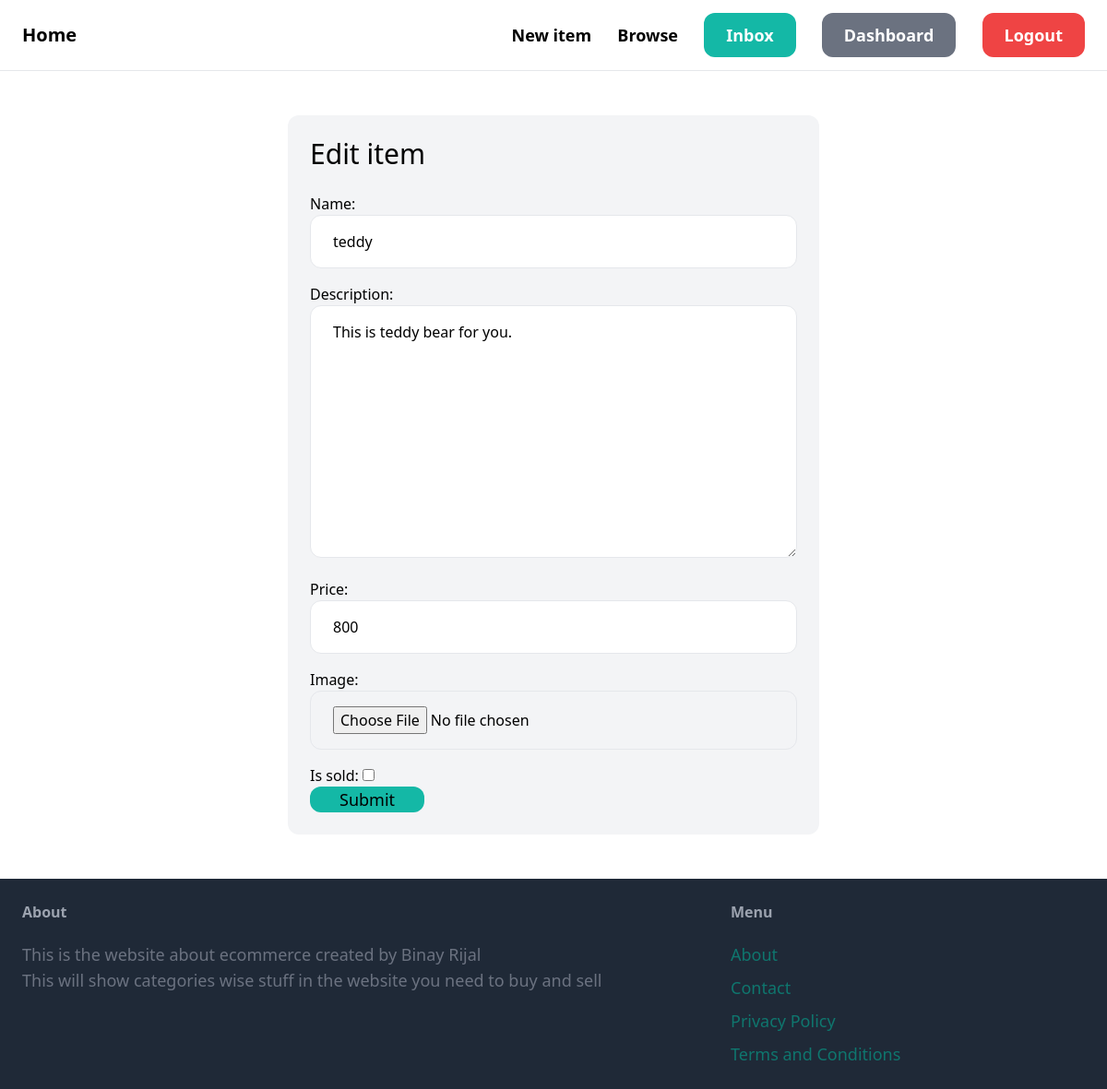
The app's page /items/2/edit/ (signed in) with its own data.
### items/models.py (models this page shows, shortened)
class Items(models.Model):
    Category=models.ForeignKey(Category,related_name='items',on_delete=models.CASCADE)
    name=models.CharField(max_length=50)
    description=models.TextField(blank=True, null=True)
    price=models.IntegerField()
    image=models.ImageField(upload_to='items_pic',blank=True,null=True)
    is_sold=models.BooleanField(default=False)
    created_by=models.ForeignKey(User,related_name='items',on_delete=models.CASCADE)
    created_at=models.DateTimeField(auto_now_add=True)

### items/views.py (the view)
# urls.py: path('<int:pk>/edit/',views.edit,name="edit"),
@login_required
def edit(request,pk):
    items=get_object_or_404(Items,pk=pk,created_by=request.user)
    if request.method=="POST":
        form=EditItemForm(request.POST,request.FILES,instance=items)
        if form.is_valid():
            form.save()
            return redirect('items:details', pk=pk)
    else:
        form=EditItemForm(instance=items)
    return render(request,'items/form.html',{
      'form':form,
      'title':'Edit item',
   })

### items/forms.py
class EditItemForm(forms.ModelForm):
    class Meta:
        model = Items
        fields=('name','description','price','image','is_sold')
        widgets={
            'name': forms.TextInput(attrs={
            'class': INPUT_CLASSES
            }),
            'description': forms.Textarea(attrs={
            'class': INPUT_CLASSES
            }),
            'price': forms.TextInput(attrs={
            'class': INPUT_CLASSES
            }),
            'image': forms.FileInput(attrs={
            'class': INPUT_CLASSES
            }),
        }

### items/templates/items/form.html (shortened to what this page needs)
{%extends 'startecom/base.html' %}
{%block content%}
<div class="w-1/2 my-6 mx-auto p-6 bg-gray-100 rounded-xl">
<h1 class="mb-6 text-3xl">{{title}}</h1>
<form method="post" action="." enctype="multipart/form-data">
   <div class="space-y-4">
   {{form.as_p}}
   </div>
<button class=" px-8 text-lg bg-teal-500 rounded-xl hover:bg-teal-700" >Submit</button>
</form>
</div>
{%endblock%}

### records on screen
Items: name "teddy", description "This is teddy bear for you.", price "800"

### other values on screen
{{ title }} "Edit item"
